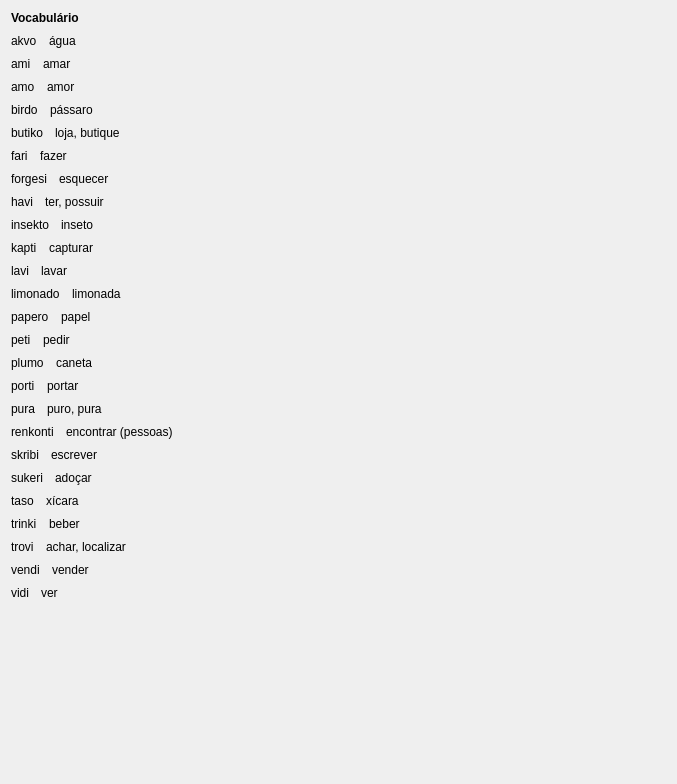
         <widget class="QWidget" name="scrollAreaWidgetContents_4">
          <property name="geometry">
           <rect>
            <x>0</x>
            <y>0</y>
            <width>677</width>
            <height>784</height>
           </rect>
          </property>
          <layout class="QVBoxLayout" name="verticalLayout_5">
           <property name="spacing">
            <number>9</number>
           </property>
           <item>
            <widget class="titolo" name="Lec02_Label157">
             <property name="sizePolicy">
              <sizepolicy hsizetype="Preferred" vsizetype="Maximum">
               <horstretch>0</horstretch>
               <verstretch>0</verstretch>
              </sizepolicy>
             </property>
             <property name="font">
              <font>
               <weight>75</weight>
               <bold>true</bold>
              </font>
             </property>
             <property name="text">
              <string>Vocabulário</string>
             </property>
            </widget>
           </item>
           <item>
            <layout class="QHBoxLayout" name="horizontalLayout_158">
             <property name="spacing">
              <number>12</number>
             </property>
             <item>
              <widget class="klakbutono_nova" name="Lec02_Button271">
               <property name="maximumSize">
                <size>
                 <width>16777215</width>
                 <height>16777215</height>
                </size>
               </property>
               <property name="text">
                <string>akvo</string>
               </property>
              </widget>
             </item>
             <item>
              <widget class="QLabel" name="Lec02_Label158">
               <property name="sizePolicy">
                <sizepolicy hsizetype="Expanding" vsizetype="Preferred">
                 <horstretch>0</horstretch>
                 <verstretch>0</verstretch>
                </sizepolicy>
               </property>
               <property name="text">
                <string>água</string>
               </property>
               <property name="wordWrap">
                <bool>true</bool>
               </property>
              </widget>
             </item>
            </layout>
           </item>
           <item>
            <layout class="QHBoxLayout" name="horizontalLayout_159">
             <property name="spacing">
              <number>12</number>
             </property>
             <item>
              <widget class="klakbutono_nova" name="Lec02_Button272">
               <property name="maximumSize">
                <size>
                 <width>16777215</width>
                 <height>16777215</height>
                </size>
               </property>
               <property name="text">
                <string>ami</string>
               </property>
              </widget>
             </item>
             <item>
              <widget class="QLabel" name="Lec02_Label159">
               <property name="sizePolicy">
                <sizepolicy hsizetype="Expanding" vsizetype="Preferred">
                 <horstretch>0</horstretch>
                 <verstretch>0</verstretch>
                </sizepolicy>
               </property>
               <property name="text">
                <string>amar</string>
               </property>
               <property name="wordWrap">
                <bool>true</bool>
               </property>
              </widget>
             </item>
            </layout>
           </item>
           <item>
            <layout class="QHBoxLayout" name="horizontalLayout_160">
             <property name="spacing">
              <number>12</number>
             </property>
             <item>
              <widget class="klakbutono_nova" name="Lec02_Button273">
               <property name="maximumSize">
                <size>
                 <width>16777215</width>
                 <height>16777215</height>
                </size>
               </property>
               <property name="text">
                <string>amo</string>
               </property>
              </widget>
             </item>
             <item>
              <widget class="QLabel" name="Lec02_Label160">
               <property name="sizePolicy">
                <sizepolicy hsizetype="Expanding" vsizetype="Preferred">
                 <horstretch>0</horstretch>
                 <verstretch>0</verstretch>
                </sizepolicy>
               </property>
               <property name="text">
                <string>amor</string>
               </property>
               <property name="wordWrap">
                <bool>true</bool>
               </property>
              </widget>
             </item>
            </layout>
           </item>
           <item>
            <layout class="QHBoxLayout" name="horizontalLayout_161">
             <property name="spacing">
              <number>12</number>
             </property>
             <item>
              <widget class="klakbutono_nova" name="Lec02_Button274">
               <property name="maximumSize">
                <size>
                 <width>16777215</width>
                 <height>16777215</height>
                </size>
               </property>
               <property name="text">
                <string>birdo</string>
               </property>
              </widget>
             </item>
             <item>
              <widget class="QLabel" name="Lec02_Label161">
               <property name="sizePolicy">
                <sizepolicy hsizetype="Expanding" vsizetype="Preferred">
                 <horstretch>0</horstretch>
                 <verstretch>0</verstretch>
                </sizepolicy>
               </property>
               <property name="text">
                <string>pássaro</string>
               </property>
               <property name="wordWrap">
                <bool>true</bool>
               </property>
              </widget>
             </item>
            </layout>
           </item>
           <item>
            <layout class="QHBoxLayout" name="horizontalLayout_162">
             <property name="spacing">
              <number>12</number>
             </property>
             <item>
              <widget class="klakbutono_nova" name="Lec02_Button275">
               <property name="maximumSize">
                <size>
                 <width>16777215</width>
                 <height>16777215</height>
                </size>
               </property>
               <property name="text">
                <string>butiko</string>
               </property>
              </widget>
             </item>
             <item>
              <widget class="QLabel" name="Lec02_Label162">
               <property name="sizePolicy">
                <sizepolicy hsizetype="Expanding" vsizetype="Preferred">
                 <horstretch>0</horstretch>
                 <verstretch>0</verstretch>
                </sizepolicy>
               </property>
               <property name="text">
                <string>loja, butique</string>
               </property>
               <property name="wordWrap">
                <bool>true</bool>
               </property>
              </widget>
             </item>
            </layout>
           </item>
           <item>
            <layout class="QHBoxLayout" name="horizontalLayout_163">
             <property name="spacing">
              <number>12</number>
             </property>
             <item>
              <widget class="klakbutono_nova" name="Lec02_Button276">
               <property name="maximumSize">
                <size>
                 <width>16777215</width>
                 <height>16777215</height>
                </size>
               </property>
               <property name="text">
                <string>fari</string>
               </property>
              </widget>
             </item>
             <item>
              <widget class="QLabel" name="Lec02_Label163">
               <property name="sizePolicy">
                <sizepolicy hsizetype="Expanding" vsizetype="Preferred">
                 <horstretch>0</horstretch>
                 <verstretch>0</verstretch>
                </sizepolicy>
               </property>
               <property name="text">
                <string>fazer</string>
               </property>
               <property name="wordWrap">
                <bool>true</bool>
               </property>
              </widget>
             </item>
            </layout>
           </item>
           <item>
            <layout class="QHBoxLayout" name="horizontalLayout_164">
             <property name="spacing">
              <number>12</number>
             </property>
             <item>
              <widget class="klakbutono_nova" name="Lec02_Button277">
               <property name="maximumSize">
                <size>
                 <width>16777215</width>
                 <height>16777215</height>
                </size>
               </property>
               <property name="text">
                <string>forgesi</string>
               </property>
              </widget>
             </item>
             <item>
              <widget class="QLabel" name="Lec02_Label164">
               <property name="sizePolicy">
                <sizepolicy hsizetype="Expanding" vsizetype="Preferred">
                 <horstretch>0</horstretch>
                 <verstretch>0</verstretch>
                </sizepolicy>
               </property>
               <property name="text">
                <string>esquecer</string>
               </property>
               <property name="wordWrap">
                <bool>true</bool>
               </property>
              </widget>
             </item>
            </layout>
           </item>
           <item>
            <layout class="QHBoxLayout" name="horizontalLayout_165">
             <property name="spacing">
              <number>12</number>
             </property>
             <item>
              <widget class="klakbutono_nova" name="Lec02_Button278">
               <property name="maximumSize">
                <size>
                 <width>16777215</width>
                 <height>16777215</height>
                </size>
               </property>
               <property name="text">
                <string>havi</string>
               </property>
              </widget>
             </item>
             <item>
              <widget class="QLabel" name="Lec02_Label165">
               <property name="sizePolicy">
                <sizepolicy hsizetype="Expanding" vsizetype="Preferred">
                 <horstretch>0</horstretch>
                 <verstretch>0</verstretch>
                </sizepolicy>
               </property>
               <property name="text">
                <string>ter, possuir</string>
               </property>
               <property name="wordWrap">
                <bool>true</bool>
               </property>
              </widget>
             </item>
            </layout>
           </item>
           <item>
            <layout class="QHBoxLayout" name="horizontalLayout_166">
             <property name="spacing">
              <number>12</number>
             </property>
             <item>
              <widget class="klakbutono_nova" name="Lec02_Button279">
               <property name="maximumSize">
                <size>
                 <width>16777215</width>
                 <height>16777215</height>
                </size>
               </property>
               <property name="text">
                <string>insekto</string>
               </property>
              </widget>
             </item>
             <item>
              <widget class="QLabel" name="Lec02_Label166">
               <property name="sizePolicy">
                <sizepolicy hsizetype="Expanding" vsizetype="Preferred">
                 <horstretch>0</horstretch>
                 <verstretch>0</verstretch>
                </sizepolicy>
               </property>
               <property name="text">
                <string>inseto</string>
               </property>
               <property name="wordWrap">
                <bool>true</bool>
               </property>
              </widget>
             </item>
            </layout>
           </item>
           <item>
            <layout class="QHBoxLayout" name="horizontalLayout_167">
             <property name="spacing">
              <number>12</number>
             </property>
             <item>
              <widget class="klakbutono_nova" name="Lec02_Button280">
               <property name="maximumSize">
                <size>
                 <width>16777215</width>
                 <height>16777215</height>
                </size>
               </property>
               <property name="text">
                <string>kapti</string>
               </property>
              </widget>
             </item>
             <item>
              <widget class="QLabel" name="Lec02_Label167">
               <property name="sizePolicy">
                <sizepolicy hsizetype="Expanding" vsizetype="Preferred">
                 <horstretch>0</horstretch>
                 <verstretch>0</verstretch>
                </sizepolicy>
               </property>
               <property name="text">
                <string>capturar</string>
               </property>
               <property name="wordWrap">
                <bool>true</bool>
               </property>
              </widget>
             </item>
            </layout>
           </item>
           <item>
            <layout class="QHBoxLayout" name="horizontalLayout_168">
             <property name="spacing">
              <number>12</number>
             </property>
             <item>
              <widget class="klakbutono_nova" name="Lec02_Button281">
               <property name="maximumSize">
                <size>
                 <width>16777215</width>
                 <height>16777215</height>
                </size>
               </property>
               <property name="text">
                <string>lavi</string>
               </property>
              </widget>
             </item>
             <item>
              <widget class="QLabel" name="Lec02_Label168">
               <property name="sizePolicy">
                <sizepolicy hsizetype="Expanding" vsizetype="Preferred">
                 <horstretch>0</horstretch>
                 <verstretch>0</verstretch>
                </sizepolicy>
               </property>
               <property name="text">
                <string>lavar</string>
               </property>
               <property name="wordWrap">
                <bool>true</bool>
               </property>
              </widget>
             </item>
            </layout>
           </item>
           <item>
            <layout class="QHBoxLayout" name="horizontalLayout_169">
             <property name="spacing">
              <number>12</number>
             </property>
             <item>
              <widget class="klakbutono_nova" name="Lec02_Button282">
               <property name="maximumSize">
                <size>
                 <width>16777215</width>
                 <height>16777215</height>
                </size>
               </property>
               <property name="text">
                <string>limonado</string>
               </property>
              </widget>
             </item>
             <item>
              <widget class="QLabel" name="Lec02_Label169">
               <property name="sizePolicy">
                <sizepolicy hsizetype="Expanding" vsizetype="Preferred">
                 <horstretch>0</horstretch>
                 <verstretch>0</verstretch>
                </sizepolicy>
               </property>
               <property name="text">
                <string>limonada</string>
               </property>
               <property name="wordWrap">
                <bool>true</bool>
               </property>
              </widget>
             </item>
            </layout>
           </item>
           <item>
            <layout class="QHBoxLayout" name="horizontalLayout_170">
             <property name="spacing">
              <number>12</number>
             </property>
             <item>
              <widget class="klakbutono_nova" name="Lec02_Button283">
               <property name="maximumSize">
                <size>
                 <width>16777215</width>
                 <height>16777215</height>
                </size>
               </property>
               <property name="text">
                <string>papero</string>
               </property>
              </widget>
             </item>
             <item>
              <widget class="QLabel" name="Lec02_Label170">
               <property name="sizePolicy">
                <sizepolicy hsizetype="Expanding" vsizetype="Preferred">
                 <horstretch>0</horstretch>
                 <verstretch>0</verstretch>
                </sizepolicy>
               </property>
               <property name="text">
                <string>papel</string>
               </property>
               <property name="wordWrap">
                <bool>true</bool>
               </property>
              </widget>
             </item>
            </layout>
           </item>
           <item>
            <layout class="QHBoxLayout" name="horizontalLayout_171">
             <property name="spacing">
              <number>12</number>
             </property>
             <item>
              <widget class="klakbutono_nova" name="Lec02_Button284">
               <property name="maximumSize">
                <size>
                 <width>16777215</width>
                 <height>16777215</height>
                </size>
               </property>
               <property name="text">
                <string>peti</string>
               </property>
              </widget>
             </item>
             <item>
              <widget class="QLabel" name="Lec02_Label171">
               <property name="sizePolicy">
                <sizepolicy hsizetype="Expanding" vsizetype="Preferred">
                 <horstretch>0</horstretch>
                 <verstretch>0</verstretch>
                </sizepolicy>
               </property>
               <property name="text">
                <string>pedir</string>
               </property>
               <property name="wordWrap">
                <bool>true</bool>
               </property>
              </widget>
             </item>
            </layout>
           </item>
           <item>
            <layout class="QHBoxLayout" name="horizontalLayout_172">
             <property name="spacing">
              <number>12</number>
             </property>
             <item>
              <widget class="klakbutono_nova" name="Lec02_Button285">
               <property name="maximumSize">
                <size>
                 <width>16777215</width>
                 <height>16777215</height>
                </size>
               </property>
               <property name="text">
                <string>plumo</string>
               </property>
              </widget>
             </item>
             <item>
              <widget class="QLabel" name="Lec02_Label172">
               <property name="sizePolicy">
                <sizepolicy hsizetype="Expanding" vsizetype="Preferred">
                 <horstretch>0</horstretch>
                 <verstretch>0</verstretch>
                </sizepolicy>
               </property>
               <property name="text">
                <string>caneta</string>
               </property>
               <property name="wordWrap">
                <bool>true</bool>
               </property>
              </widget>
             </item>
            </layout>
           </item>
           <item>
            <layout class="QHBoxLayout" name="horizontalLayout_173">
             <property name="spacing">
              <number>12</number>
             </property>
             <item>
              <widget class="klakbutono_nova" name="Lec02_Button286">
               <property name="maximumSize">
                <size>
                 <width>16777215</width>
                 <height>16777215</height>
                </size>
               </property>
               <property name="text">
                <string>porti</string>
               </property>
              </widget>
             </item>
             <item>
              <widget class="QLabel" name="Lec02_Label173">
               <property name="sizePolicy">
                <sizepolicy hsizetype="Expanding" vsizetype="Preferred">
                 <horstretch>0</horstretch>
                 <verstretch>0</verstretch>
                </sizepolicy>
               </property>
               <property name="text">
                <string>portar</string>
               </property>
               <property name="wordWrap">
                <bool>true</bool>
               </property>
              </widget>
             </item>
            </layout>
           </item>
           <item>
            <layout class="QHBoxLayout" name="horizontalLayout_174">
             <property name="spacing">
              <number>12</number>
             </property>
             <item>
              <widget class="klakbutono_nova" name="Lec02_Button287">
               <property name="maximumSize">
                <size>
                 <width>16777215</width>
                 <height>16777215</height>
                </size>
               </property>
               <property name="text">
                <string>pura</string>
               </property>
              </widget>
             </item>
             <item>
              <widget class="QLabel" name="Lec02_Label174">
               <property name="sizePolicy">
                <sizepolicy hsizetype="Expanding" vsizetype="Preferred">
                 <horstretch>0</horstretch>
                 <verstretch>0</verstretch>
                </sizepolicy>
               </property>
               <property name="text">
                <string>puro, pura</string>
               </property>
               <property name="wordWrap">
                <bool>true</bool>
               </property>
              </widget>
             </item>
            </layout>
           </item>
           <item>
            <layout class="QHBoxLayout" name="horizontalLayout_176">
             <property name="spacing">
              <number>12</number>
             </property>
             <item>
              <widget class="klakbutono_nova" name="Lec02_Button288">
               <property name="maximumSize">
                <size>
                 <width>16777215</width>
                 <height>16777215</height>
                </size>
               </property>
               <property name="text">
                <string>renkonti</string>
               </property>
              </widget>
             </item>
             <item>
              <widget class="QLabel" name="Lec02_Label175">
               <property name="sizePolicy">
                <sizepolicy hsizetype="Expanding" vsizetype="Preferred">
                 <horstretch>0</horstretch>
                 <verstretch>0</verstretch>
                </sizepolicy>
               </property>
               <property name="text">
                <string>encontrar (pessoas)</string>
               </property>
               <property name="wordWrap">
                <bool>true</bool>
               </property>
              </widget>
             </item>
            </layout>
           </item>
           <item>
            <layout class="QHBoxLayout" name="horizontalLayout_177">
             <property name="spacing">
              <number>12</number>
             </property>
             <item>
              <widget class="klakbutono_nova" name="Lec02_Button289">
               <property name="maximumSize">
                <size>
                 <width>16777215</width>
                 <height>16777215</height>
                </size>
               </property>
               <property name="text">
                <string>skribi</string>
               </property>
              </widget>
             </item>
             <item>
              <widget class="QLabel" name="Lec02_Label176">
               <property name="sizePolicy">
                <sizepolicy hsizetype="Expanding" vsizetype="Preferred">
                 <horstretch>0</horstretch>
                 <verstretch>0</verstretch>
                </sizepolicy>
               </property>
               <property name="text">
                <string>escrever</string>
               </property>
               <property name="wordWrap">
                <bool>true</bool>
               </property>
              </widget>
             </item>
            </layout>
           </item>
           <item>
            <layout class="QHBoxLayout" name="horizontalLayout_178">
             <property name="spacing">
              <number>12</number>
             </property>
             <item>
              <widget class="klakbutono_nova" name="Lec02_Button290">
               <property name="maximumSize">
                <size>
                 <width>16777215</width>
                 <height>16777215</height>
                </size>
               </property>
               <property name="text">
                <string>sukeri</string>
               </property>
              </widget>
             </item>
             <item>
              <widget class="QLabel" name="Lec02_Label177">
               <property name="sizePolicy">
                <sizepolicy hsizetype="Expanding" vsizetype="Preferred">
                 <horstretch>0</horstretch>
                 <verstretch>0</verstretch>
                </sizepolicy>
               </property>
               <property name="text">
                <string>adoçar</string>
               </property>
               <property name="wordWrap">
                <bool>true</bool>
               </property>
              </widget>
             </item>
            </layout>
           </item>
           <item>
            <layout class="QHBoxLayout" name="horizontalLayout_179">
             <property name="spacing">
              <number>12</number>
             </property>
             <item>
              <widget class="klakbutono_nova" name="Lec02_Button291">
               <property name="maximumSize">
                <size>
                 <width>16777215</width>
                 <height>16777215</height>
                </size>
               </property>
               <property name="text">
                <string>taso</string>
               </property>
              </widget>
             </item>
             <item>
              <widget class="QLabel" name="Lec02_Label178">
               <property name="sizePolicy">
                <sizepolicy hsizetype="Expanding" vsizetype="Preferred">
                 <horstretch>0</horstretch>
                 <verstretch>0</verstretch>
                </sizepolicy>
               </property>
               <property name="text">
                <string>xícara</string>
               </property>
               <property name="wordWrap">
                <bool>true</bool>
               </property>
              </widget>
             </item>
            </layout>
           </item>
           <item>
            <layout class="QHBoxLayout" name="horizontalLayout_180">
             <property name="spacing">
              <number>12</number>
             </property>
             <item>
              <widget class="klakbutono_nova" name="Lec02_Button292">
               <property name="maximumSize">
                <size>
                 <width>16777215</width>
                 <height>16777215</height>
                </size>
               </property>
               <property name="text">
                <string>trinki</string>
               </property>
              </widget>
             </item>
             <item>
              <widget class="QLabel" name="Lec02_Label179">
               <property name="sizePolicy">
                <sizepolicy hsizetype="Expanding" vsizetype="Preferred">
                 <horstretch>0</horstretch>
                 <verstretch>0</verstretch>
                </sizepolicy>
               </property>
               <property name="text">
                <string>beber</string>
               </property>
               <property name="wordWrap">
                <bool>true</bool>
               </property>
              </widget>
             </item>
            </layout>
           </item>
           <item>
            <layout class="QHBoxLayout" name="horizontalLayout_181">
             <property name="spacing">
              <number>12</number>
             </property>
             <item>
              <widget class="klakbutono_nova" name="Lec02_Button293">
               <property name="maximumSize">
                <size>
                 <width>16777215</width>
                 <height>16777215</height>
                </size>
               </property>
               <property name="text">
                <string>trovi</string>
               </property>
              </widget>
             </item>
             <item>
              <widget class="QLabel" name="Lec02_Label180">
               <property name="sizePolicy">
                <sizepolicy hsizetype="Expanding" vsizetype="Preferred">
                 <horstretch>0</horstretch>
                 <verstretch>0</verstretch>
                </sizepolicy>
               </property>
               <property name="text">
                <string>achar, localizar</string>
               </property>
               <property name="wordWrap">
                <bool>true</bool>
               </property>
              </widget>
             </item>
            </layout>
           </item>
           <item>
            <layout class="QHBoxLayout" name="horizontalLayout_182">
             <property name="spacing">
              <number>12</number>
             </property>
             <item>
              <widget class="klakbutono_nova" name="Lec02_Button294">
               <property name="maximumSize">
                <size>
                 <width>16777215</width>
                 <height>16777215</height>
                </size>
               </property>
               <property name="text">
                <string>vendi</string>
               </property>
              </widget>
             </item>
             <item>
              <widget class="QLabel" name="Lec02_Label181">
               <property name="sizePolicy">
                <sizepolicy hsizetype="Expanding" vsizetype="Preferred">
                 <horstretch>0</horstretch>
                 <verstretch>0</verstretch>
                </sizepolicy>
               </property>
               <property name="text">
                <string>vender</string>
               </property>
               <property name="wordWrap">
                <bool>true</bool>
               </property>
              </widget>
             </item>
            </layout>
           </item>
           <item>
            <layout class="QHBoxLayout" name="horizontalLayout_183">
             <property name="spacing">
              <number>12</number>
             </property>
             <item>
              <widget class="klakbutono_nova" name="Lec02_Button295">
               <property name="maximumSize">
                <size>
                 <width>16777215</width>
                 <height>16777215</height>
                </size>
               </property>
               <property name="text">
                <string>vidi</string>
               </property>
              </widget>
             </item>
             <item>
              <widget class="QLabel" name="Lec02_Label182">
               <property name="sizePolicy">
                <sizepolicy hsizetype="Expanding" vsizetype="Preferred">
                 <horstretch>0</horstretch>
                 <verstretch>0</verstretch>
                </sizepolicy>
               </property>
               <property name="text">
                <string>ver</string>
               </property>
               <property name="wordWrap">
                <bool>true</bool>
               </property>
              </widget>
             </item>
            </layout>
           </item>
           <item>
            <spacer name="verticalSpacer_5">
             <property name="orientation">
              <enum>Qt::Vertical</enum>
             </property>
             <property name="sizeHint" stdset="0">
              <size>
               <width>20</width>
               <height>40</height>
              </size>
             </property>
            </spacer>
           </item>
          </layout>
         </widget>
